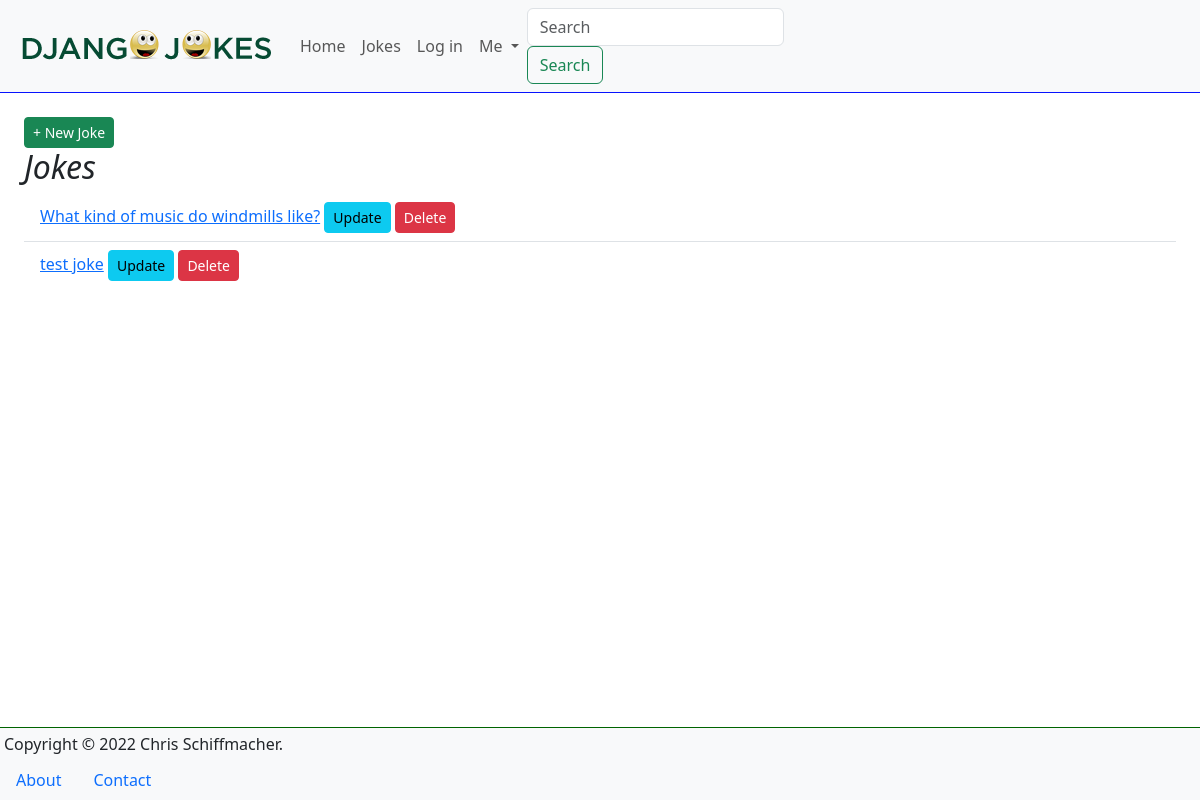
/jokes/, run on an earlier commit of the app's database.
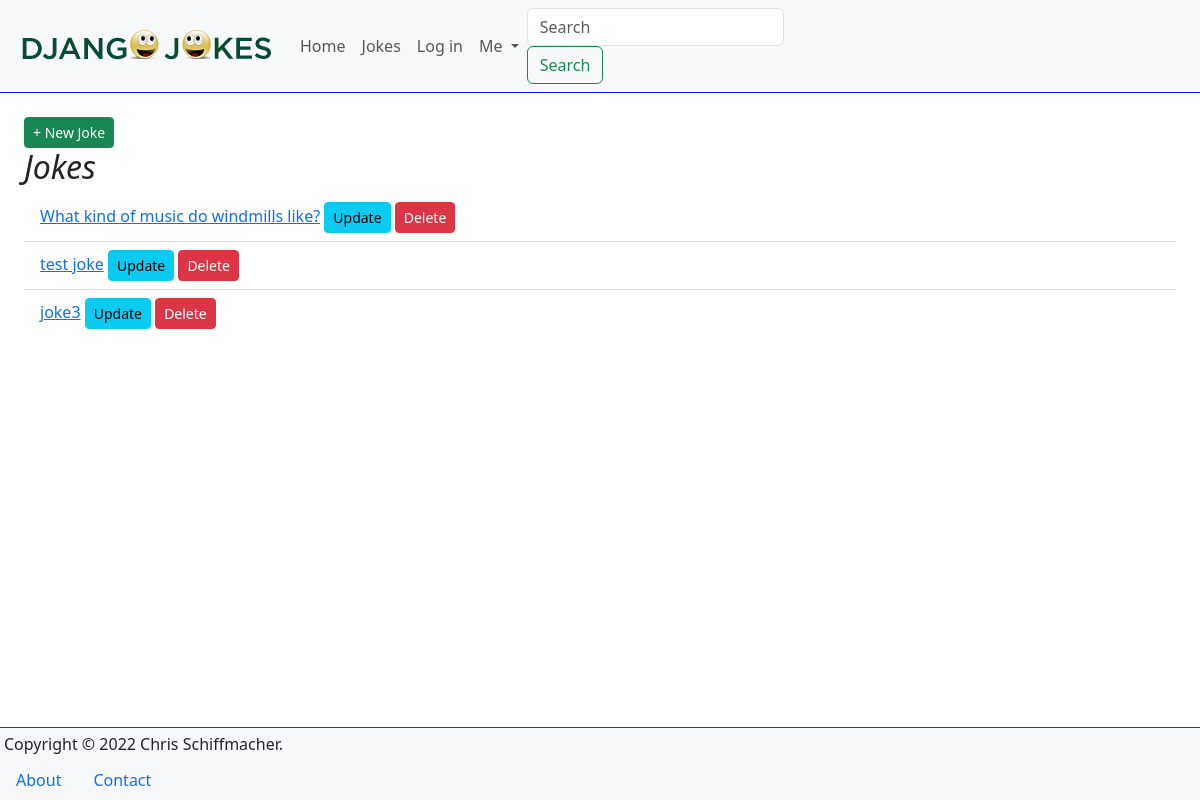
And on a later commit of the database.
### jokes/models.py (models this page shows, shortened)
class Joke(models.Model):
    question = models.TextField(max_length=200)
    answer = models.TextField(max_length=100, blank=True)
    created = models.DateTimeField(auto_now_add=True)
    updated = models.DateTimeField(auto_now=True)
    def get_absolute_url(self):
        return reverse('jokes:detail', args=[str(self.pk)])

### jokes/views.py (the view)
# urls.py: path('', JokeListView.as_view(), name='list'),
class JokeListView(ListView):
    model = Joke

### templates/jokes/joke_list.html (shortened to what this page needs)
{% extends "_base.html" %}
{% block main %}
    <a class="btn btn-success btn-sm float-right" href="{% url 'jokes:create' %}">
        + New Joke
    </a>
    <h2>Jokes</h2>
    <ul class="list-group list-group-flush mb-3">
        {% for joke in joke_list %}
            <li class="list-group-item">
                <a href="{{ joke.get_absolute_url }}">{{ joke.question }}</a>
                <a href="{% url 'jokes:update' joke.pk %}"
                    class="btn btn-info btn-sm float-right mr-2">Update</a>
                <a href="{% url 'jokes:delete' joke.pk %}"
                    class="btn btn-danger btn-sm float-right mr-2">Delete</a>
            </li>
        {% endfor %}
    </ul>
{% endblock %}

### templates/_base.html (shortened to what this page needs)
{% load static %}
<!DOCTYPE html>
<html lang="en">
<head>
<link href="https://cdn.jsdelivr.net/npm/bootstrap@5.3.0-alpha1/dist/css/bootstrap.min.css" rel="stylesheet">
<link rel="stylesheet" href="{% static 'css/main.css' %}">
</head>
<body>
<header>
  <nav class="navbar navbar-expand-lg navbar-light bg-light">
    <a class="navbar-brand" href="{% url 'pages:homepage' %}"><a class="navbar-brand" href="{% url 'pages:homepage' %}">
      <img src="{% static 'images/logo.png' %}" alt="Logo" class="img-fluid"/>
      </a>
    <div class="collapse navbar-collapse" id="navbarSupportedContent">
      <ul class="navbar-nav mr-auto">
        <li class="nav-item active">
          <a class="nav-link" href="{% url 'pages:homepage' %}">Home
          </a>
        </li>
        <li class="nav-item">
          <a class="nav-link" href="{% url 'jokes:list' %}">Jokes</a>
        </li>
        <li class="nav-item">
          <a class="nav-link" href="#">Log in</a>
        </li>
        <li class="nav-item dropdown">
          <a class="nav-link dropdown-toggle" href="#" id="navbarDropdown"
             role="button" data-toggle="dropdown" aria-haspopup="true"
             aria-expanded="false">
            Me
          </a>
        </li>
      </ul>
      <form class="form-inline my-2 my-lg-0">
        <input class="form-control mr-sm-2" type="search"
        placeholder="Search" aria-label="Search">
        <button class="btn btn-outline-success my-2 my-sm-0" type="submit">
          Search
        </button>
      </form>
    </div>
  </nav>
</header>
<main class="m-4 pb-5">
  {% block main %}<h2>Welcome!</h2>{% endblock %}
</main>
<footer class="fixed-bottom bg-light row">
    <div class="col">
      <div class="float-right m-1 mr-2">Copyright &copy; 2022 Chris Schiffmacher.</div>
      <nav>
        <ul class="nav">
          <li class="nav-item"><a class="nav-link" href="{% url 'pages:about-us' %}">About</a></li>
          <li class="nav-item"><a class="nav-link" href="#">Contact</a></li>
        </ul>
      </nav>
    </div>
</footer>
</body>
</html>

### static/css/main.css (style rules this page uses)
body { padding-bottom: 50px; }
footer { border-top: 1px solid darkgreen; }
header { border-bottom: 1px solid rgb(7, 19, 254); }
h2 { font-style: italic; }

What changed in the data, as far as the page shows it:
added Joke: question "joke3"
